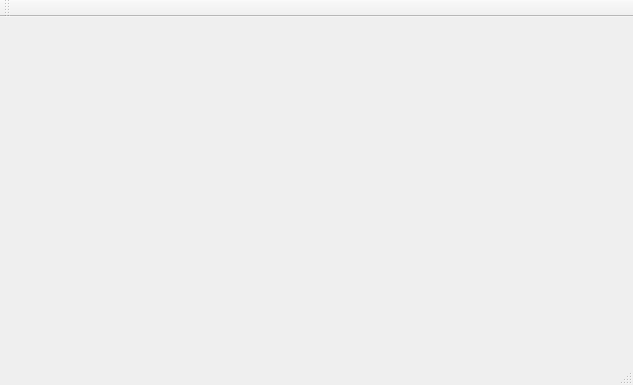
<?xml version="1.0" encoding="UTF-8"?>
<ui version="4.0">
 <class>MainWindow</class>
 <widget class="QMainWindow" name="MainWindow">
  <property name="geometry">
   <rect>
    <x>0</x>
    <y>0</y>
    <width>633</width>
    <height>385</height>
   </rect>
  </property>
  <property name="windowTitle">
   <string>MainWindow</string>
  </property>
  <widget class="QWidget" name="centralWidget">
   <widget class="QLabel" name="labeldatetime">
    <property name="geometry">
     <rect>
      <x>50</x>
      <y>40</y>
      <width>551</width>
      <height>271</height>
     </rect>
    </property>
    <property name="font">
     <font>
      <pointsize>72</pointsize>
      <weight>75</weight>
      <bold>true</bold>
     </font>
    </property>
    <property name="text">
     <string/>
    </property>
   </widget>
  </widget>
  <widget class="QMenuBar" name="menuBar">
   <property name="geometry">
    <rect>
     <x>0</x>
     <y>0</y>
     <width>633</width>
     <height>25</height>
    </rect>
   </property>
  </widget>
  <widget class="QToolBar" name="mainToolBar">
   <attribute name="toolBarArea">
    <enum>TopToolBarArea</enum>
   </attribute>
   <attribute name="toolBarBreak">
    <bool>false</bool>
   </attribute>
  </widget>
  <widget class="QStatusBar" name="statusBar"/>
 </widget>
 <layoutdefault spacing="6" margin="11"/>
 <resources/>
 <connections/>
</ui>
